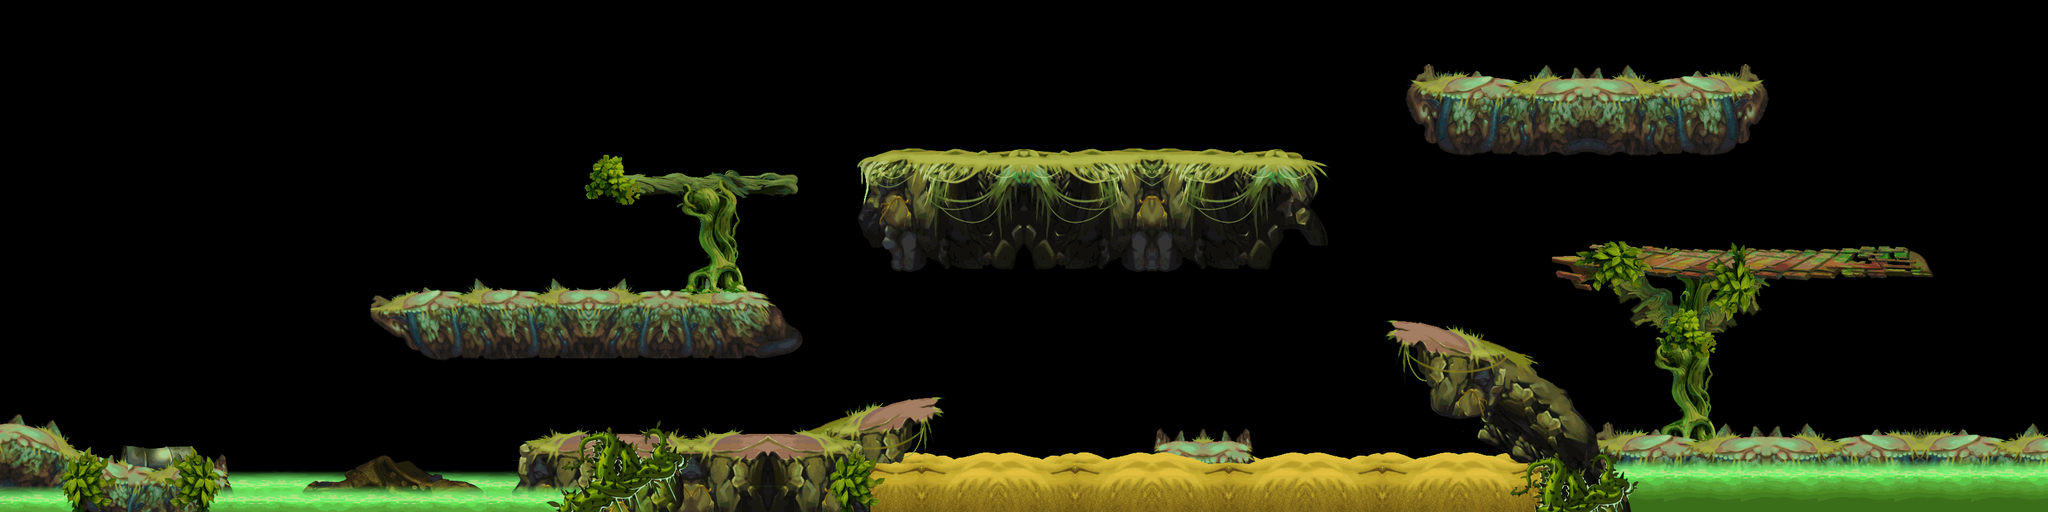

A 2D game scene composited from a Tiled map and its tileset images. What follows is a short description and the map's XML, with each tile layer's data collapsed to a summary:
An orthogonal 80x20 tile map with 40x40 px tiles, 4 tile layers (land1, land2, land3, land4) and 50 objects.

<map version="1.0" orientation="orthogonal" width="80" height="20" tilewidth="40" tileheight="40">
 <tileset firstgid="1" name="c-land" tilewidth="40" tileheight="40">
  <image source="c-land.png" width="1745" height="2038" />
 </tileset>
 <layer name="land1" width="80" height="20">
  <data>[1600 cells, 334 non-empty, 139 distinct tile ids]</data>
 </layer>
 <layer name="land2" width="80" height="20">
  <data>[1600 cells, 447 non-empty, 313 distinct tile ids]</data>
 </layer>
 <layer name="land3" width="80" height="20">
  <data>[1600 cells, 341 non-empty, 215 distinct tile ids]</data>
 </layer>
 <layer name="land4" width="80" height="20">
  <data>[1600 cells, 243 non-empty, 59 distinct tile ids]</data>
 </layer>
 <objectgroup name="pengzhuang" width="80" height="20">
  <object x="-5" y="675" width="41" height="129" />
  <object x="37" y="737" width="161" height="65" />
  <object x="485" y="757" width="252" height="47" />
  <object x="948" y="284" width="295" height="23" />
  <object x="585" y="473" width="617" height="24" />
  <object x="1362" y="249" width="678" height="26" />
  <object x="816" y="696" width="591" height="104" />
  <object x="2441" y="404" width="563" height="25" />
  <object x="2181" y="558" width="179" height="39" />
  <object x="2360" y="696" width="148" height="107" />
  <object x="198" y="742" width="160" height="61" />
  <object x="2506" y="697" width="694" height="106" />
  <object x="1811" y="700" width="143" height="112" />
  <object x="1760" y="759" width="51" height="51" />
  <object x="1951" y="761" width="52" height="52" />
  <object x="2200" y="138" width="560" height="24" />
 </objectgroup>
 <objectgroup name="zuobiao1" width="80" height="20">
  <object x="1110" y="284">
   <properties>
    <property name="id" value="1" />
    <property name="type" value="1" />
   </properties>
  </object>
  <object x="1407" y="759" width="353" height="49">
   <properties>
    <property name="id" value="19" />
   </properties>
  </object>
  <object x="2001" y="761" width="358" height="47">
   <properties>
    <property name="id" value="19" />
   </properties>
  </object>
  <object x="2649" y="144">
   <properties>
    <property name="id" value="1" />
    <property name="type" value="1" />
   </properties>
  </object>
  <object x="2577" y="144">
   <properties>
    <property name="id" value="1" />
    <property name="type" value="1" />
   </properties>
  </object>
  <object x="2792" y="698">
   <properties>
    <property name="id" value="1" />
    <property name="type" value="1" />
   </properties>
  </object>
  <object x="2720" y="698">
   <properties>
    <property name="id" value="1" />
    <property name="type" value="1" />
   </properties>
  </object>
  <object x="708" y="822">
   <properties>
    <property name="id" value="18" />
   </properties>
  </object>
  <object x="740" y="824">
   <properties>
    <property name="id" value="18" />
   </properties>
  </object>
  <object x="2994" y="802">
   <properties>
    <property name="id" value="18" />
   </properties>
  </object>
  <object x="3080" y="800">
   <properties>
    <property name="id" value="18" />
   </properties>
  </object>
 </objectgroup>
 <objectgroup name="zuobiao2" width="80" height="20">
  <object x="803" y="459">
   <properties>
    <property name="id" value="101" />
    <property name="num" value="5" />
    <property name="range" value="100" />
    <property name="time" value="1" />
    <property name="timemax" value="12" />
    <property name="timemin" value="3" />
    <property name="z" value="0" />
   </properties>
  </object>
  <object x="969" y="473">
   <properties>
    <property name="id" value="104" />
    <property name="num" value="4" />
    <property name="range" value="50" />
    <property name="time" value="1" />
    <property name="timemax" value="6" />
    <property name="timmin" value="3" />
   </properties>
  </object>
  <object x="1140" y="696">
   <properties>
    <property name="id" value="104" />
    <property name="num" value="4" />
    <property name="range" value="50" />
    <property name="time" value="1" />
    <property name="timemax" value="6" />
    <property name="timmin" value="3" />
   </properties>
  </object>
  <object x="2726" y="400">
   <properties>
    <property name="id" value="104" />
    <property name="num" value="4" />
    <property name="range" value="50" />
    <property name="time" value="1" />
    <property name="timemax" value="6" />
    <property name="timmin" value="3" />
   </properties>
  </object>
  <object x="1000" y="280">
   <properties>
    <property name="id" value="102" />
    <property name="num" value="3" />
    <property name="range" value="0" />
    <property name="time" value="1" />
    <property name="timemax" value="10" />
    <property name="timmin" value="3" />
   </properties>
  </object>
  <object x="2284" y="138">
   <properties>
    <property name="id" value="102" />
    <property name="num" value="3" />
    <property name="range" value="0" />
    <property name="time" value="1" />
    <property name="timemax" value="10" />
    <property name="timmin" value="3" />
   </properties>
  </object>
  <object x="1844" y="702">
   <properties>
    <property name="id" value="102" />
    <property name="num" value="3" />
    <property name="range" value="0" />
    <property name="time" value="1" />
    <property name="timemax" value="10" />
    <property name="timmin" value="3" />
   </properties>
  </object>
  <object x="1430" y="252">
   <properties>
    <property name="id" value="111" />
    <property name="num" value="2" />
    <property name="range" value="20" />
    <property name="time" value="1" />
    <property name="timemax" value="8" />
    <property name="timmin" value="1" />
   </properties>
  </object>
  <object x="2214" y="508">
   <properties>
    <property name="id" value="111" />
    <property name="num" value="2" />
    <property name="range" value="20" />
    <property name="time" value="1" />
    <property name="timemax" value="8" />
    <property name="timmin" value="1" />
   </properties>
  </object>
  <object x="2452" y="138">
   <properties>
    <property name="id" value="111" />
    <property name="num" value="2" />
    <property name="range" value="20" />
    <property name="time" value="1" />
    <property name="timemax" value="8" />
    <property name="timmin" value="1" />
   </properties>
  </object>
  <object x="1742" y="250">
   <properties>
    <property name="id" value="101" />
    <property name="num" value="5" />
    <property name="range" value="100" />
    <property name="time" value="1" />
    <property name="timemax" value="12" />
    <property name="timemin" value="3" />
    <property name="z" value="0" />
   </properties>
  </object>
  <object x="2928" y="692">
   <properties>
    <property name="id" value="101" />
    <property name="num" value="5" />
    <property name="range" value="100" />
    <property name="time" value="1" />
    <property name="timemax" value="12" />
    <property name="timemin" value="3" />
    <property name="z" value="0" />
   </properties>
  </object>
  <object x="1000" y="696">
   <properties>
    <property name="id" value="103" />
    <property name="num" value="4" />
    <property name="range" value="50" />
    <property name="time" value="1" />
    <property name="timemax" value="6" />
    <property name="timmin" value="3" />
   </properties>
  </object>
  <object x="1562" y="250">
   <properties>
    <property name="id" value="103" />
    <property name="num" value="4" />
    <property name="range" value="50" />
    <property name="time" value="1" />
    <property name="timemax" value="6" />
    <property name="timmin" value="3" />
   </properties>
  </object>
  </objectgroup>
 <objectgroup name="zuobiao3" width="80" height="20">
  <!-- 8 objects omitted --></objectgroup>
</map>
<!-- 9 of 50 objects omitted -->
